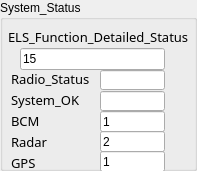
          <widget class="QGroupBox" name="groupBox_3">
           <property name="geometry">
            <rect>
             <x>290</x>
             <y>0</y>
             <width>197</width>
             <height>171</height>
            </rect>
           </property>
           <property name="autoFillBackground">
            <bool>true</bool>
           </property>
           <property name="title">
            <string>System_Status</string>
           </property>
           <property name="flat">
            <bool>false</bool>
           </property>
           <widget class="QLabel" name="label_7">
            <property name="geometry">
             <rect>
              <x>8</x>
              <y>20</y>
              <width>205</width>
              <height>34</height>
             </rect>
            </property>
            <property name="font">
             <font>
              <family>微软雅黑</family>
              <pointsize>10</pointsize>
             </font>
            </property>
            <property name="text">
             <string>ELS_Function_Detailed_Status</string>
            </property>
           </widget>
           <widget class="QLineEdit" name="le_elsfuncdetailedsta">
            <property name="geometry">
             <rect>
              <x>20</x>
              <y>48</y>
              <width>145</width>
              <height>22</height>
             </rect>
            </property>
            <property name="text">
             <string>15</string>
            </property>
           </widget>
           <widget class="QLineEdit" name="le_radiosta">
            <property name="geometry">
             <rect>
              <x>100</x>
              <y>70</y>
              <width>65</width>
              <height>20</height>
             </rect>
            </property>
           </widget>
           <widget class="QLineEdit" name="le_systemok">
            <property name="geometry">
             <rect>
              <x>100</x>
              <y>91</y>
              <width>65</width>
              <height>20</height>
             </rect>
            </property>
           </widget>
           <widget class="QLineEdit" name="le_bcm">
            <property name="geometry">
             <rect>
              <x>100</x>
              <y>111</y>
              <width>65</width>
              <height>21</height>
             </rect>
            </property>
            <property name="text">
             <string>1</string>
            </property>
           </widget>
           <widget class="QLineEdit" name="le_radar">
            <property name="geometry">
             <rect>
              <x>100</x>
              <y>131</y>
              <width>65</width>
              <height>21</height>
             </rect>
            </property>
            <property name="text">
             <string>2</string>
            </property>
           </widget>
           <widget class="QLineEdit" name="le_gps">
            <property name="geometry">
             <rect>
              <x>100</x>
              <y>151</y>
              <width>65</width>
              <height>21</height>
             </rect>
            </property>
            <property name="text">
             <string>1</string>
            </property>
           </widget>
           <widget class="QLabel" name="label_8">
            <property name="geometry">
             <rect>
              <x>11</x>
              <y>71</y>
              <width>85</width>
              <height>16</height>
             </rect>
            </property>
            <property name="font">
             <font>
              <family>微软雅黑</family>
              <pointsize>10</pointsize>
             </font>
            </property>
            <property name="text">
             <string>Radio_Status</string>
            </property>
           </widget>
           <widget class="QLabel" name="label_9">
            <property name="geometry">
             <rect>
              <x>11</x>
              <y>92</y>
              <width>85</width>
              <height>16</height>
             </rect>
            </property>
            <property name="font">
             <font>
              <family>微软雅黑</family>
              <pointsize>10</pointsize>
             </font>
            </property>
            <property name="text">
             <string>System_OK</string>
            </property>
           </widget>
           <widget class="QLabel" name="label_102">
            <property name="geometry">
             <rect>
              <x>11</x>
              <y>113</y>
              <width>85</width>
              <height>16</height>
             </rect>
            </property>
            <property name="font">
             <font>
              <family>微软雅黑</family>
              <pointsize>10</pointsize>
             </font>
            </property>
            <property name="text">
             <string>BCM</string>
            </property>
           </widget>
           <widget class="QLabel" name="label_103">
            <property name="geometry">
             <rect>
              <x>11</x>
              <y>134</y>
              <width>85</width>
              <height>16</height>
             </rect>
            </property>
            <property name="font">
             <font>
              <family>微软雅黑</family>
              <pointsize>10</pointsize>
             </font>
            </property>
            <property name="text">
             <string>Radar</string>
            </property>
           </widget>
           <widget class="QLabel" name="label_104">
            <property name="geometry">
             <rect>
              <x>11</x>
              <y>155</y>
              <width>85</width>
              <height>16</height>
             </rect>
            </property>
            <property name="font">
             <font>
              <family>微软雅黑</family>
              <pointsize>10</pointsize>
             </font>
            </property>
            <property name="text">
             <string>GPS</string>
            </property>
           </widget>
          </widget>
